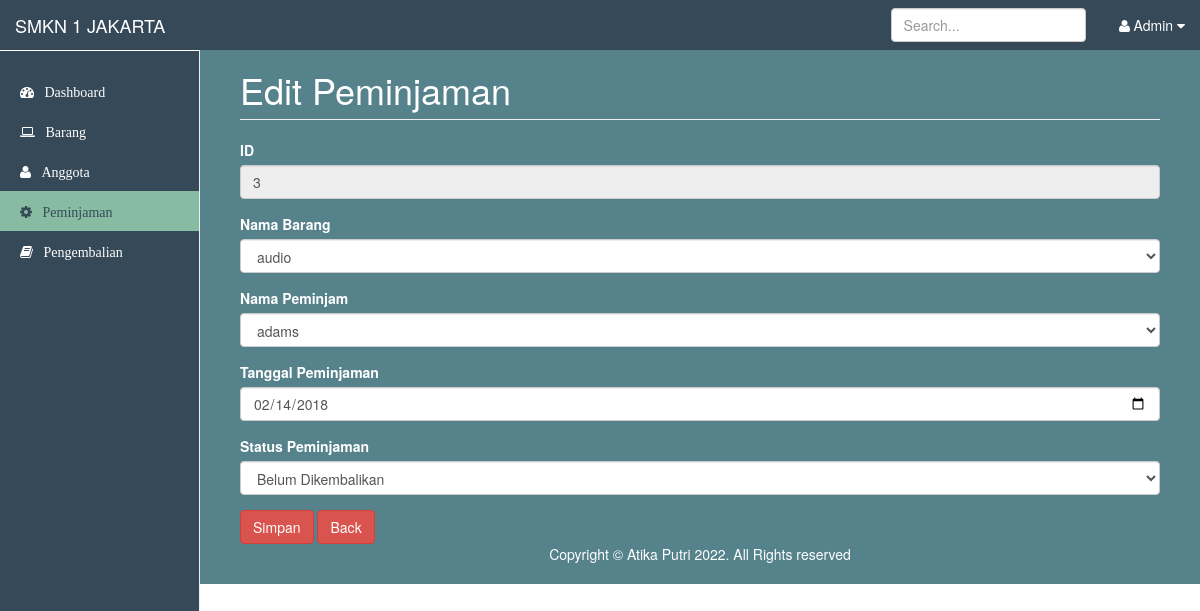
The page /editpeminjaman.php?id_peminjaman=3 (signed in) on the database its author committed.
### tables this page shows
CREATE TABLE `peminjaman` (
  `id_peminjaman` int(10) NOT NULL,
  `id_brg` int(11) NOT NULL,
  `id_anggota` int(11) NOT NULL,
  `tgl_pinjam` varchar(40) NOT NULL,
  `status` tinyint(1) NOT NULL DEFAULT '0'
);

CREATE TABLE `barang` (
  `id_brg` int(11) NOT NULL,
  `nama_brg` varchar(255) NOT NULL,
  `jenis_brg` varchar(255) NOT NULL,
  `stok_brg` varchar(255) NOT NULL,
  `foto` varchar(300) NOT NULL
);

### editpeminjaman.php (the view, shortened to what this page needs)
<?php
include "config/koneksi.php" ?>
<!DOCTYPE html>
<html lang="en">
  <head>
    <link href="bootstrap/dist/css/bootstrap.min.css" rel="stylesheet">
    <link href="bootstrap/dist/css/global.css" rel="stylesheet">
    <link href="bootstrap/font-awesome/css/font-awesome.min.css" rel="stylesheet" type="text/css">
  </head>
  <body>
  <nav class="navbar navbar-fixed-top px-5" style="background-color:#364958">
      <div class="container-fluid">
        <div class="navbar-header">
          <a class="navbar-brand" style="color:#ffffff"href="#">SMKN 1 JAKARTA</a>
        </div>
        <div id="navbar" class="navbar-collapse collapse">
          <ul class="nav navbar-nav navbar-right">
            <li class="dropdown">
              <a class="dropdown-toggle" data-toggle="dropdown" style="color:#ffffff">
                <i class="fa fa-user fa-fw" style="color:#ffffff"></i>Admin <i class="fa fa-caret-down"></i>
              </a>
          </li>
          </ul>
          <form class="navbar-form navbar-right">
            <input type="text" class="form-control" placeholder="Search...">
          </form>
        </div>
      </div>
    </nav>
    <div class="container-fluid">
      <div class="row">
      <div class="col-sm-3 col-md-2 sidebar" style="background-color: #364958">
          <ul class="nav nav-sidebar">
          <li class=""><a href="dashboard.php" style="color: #ffffff"><i class="fa fa-dashboard">&nbsp;&nbsp;&nbsp;Dashboard</i></a></li>
            <li><a href="barang.php" style="color: #ffffff"><i class="fa fa-laptop">&nbsp;&nbsp;&nbsp;Barang</i></a></li>
            <li><a href="peminjam.php " style="color: #ffffff"><i class="fa fa-user" >&nbsp;&nbsp;&nbsp;Anggota</i></a></li>
            <li><a href="peminjaman.php" style="background-color: #87bba2"><i class="fa fa-gear"style="color: #364958">&nbsp;&nbsp;&nbsp;Peminjaman</i></a></li>
            <li><a href="pengembalian.php" style="color: #ffffff"><i class="fa fa-book">&nbsp;&nbsp;&nbsp;Pengembalian</i></a></li>
          </ul>
        </div>
        <div class="main-biru col-sm-9 col-sm-offset-3 col-md-10 col-md-offset-2 main container py-5 justify-content-center" style="background-color: #55828b;
  color: #ffffff;">
          <h1 class="page-header">Edit Peminjaman</h1>
              <section class="row">
                <div class="col-md-12">
                <div class="box box-danger">
                <?php
                  $id = $_GET['id_peminjaman'];
                  $query = $mysqli->query("SELECT * FROM peminjaman INNER JOIN anggota ON peminjaman.id_anggota=anggota.id_anggota where id_peminjaman='$id'");
                  $qu = mysqli_fetch_array($query);
                    ?>
                  <form role="form" action="proseseditpeminjaman.php" method="post">
                  <div class = "box-body">
                  <div class ="form-group">
                    <label for="exampleInputEmail1">ID</label>
                    <input type="text" disable value="<?php echo $qu['id_peminjaman'] ?>" name="id" class="form-control" placeholder="" disabled>
                    </div>
                    <div class ="form-group">
                    <label for="exampleInputPassword1">Nama Barang</label>
                    <select class="form-control" name="id_barang">
                      <?php
                      $query = $mysqli->query('SELECT * FROM barang');
                        while($result = mysqli_fetch_array($query)) {
                      ?>
                        <option value="<?php echo $result['id_brg'] ?>" <?php echo $result['id_brg'] == $qu['id_brg'] ? 'selected'  : ' ' ?>> <?php echo $result['nama_brg']; ?> </option>
                      <?php } ?>
                    </select>
                    </div>
                   <div class ="form-group">
                    <label for="exampleInputPassword1">Nama Peminjam</label>
                    <select class="form-control" name="id_anggota">
                      <?php
                      $query = $mysqli->query('SELECT * FROM anggota');
                        while($result = mysqli_fetch_array($query)) {
                      ?>
                        <option value="<?php echo $result['id_anggota'] ?>" <?php echo $result['id_anggota'] == $qu['id_anggota'] ? 'selected'  : ' ' ?>> <?php echo $result['nama']; ?> </option>
                      <?php } ?>
                    </select>
                    </div>
                     <div class ="form-group">
                    <label for="exampleInputPassword1">Tanggal Peminjaman</label>
                   <input type="date" value="<?php echo date('Y-m-d', strtotime($qu['tgl_pinjam'])) ?>"  name="tgl_pinjam"
                    class="form-control datepicker" required>
                    </div>
                    <div class ="form-group">
                    <label for="exampleInputPassword1">Status Peminjaman</label>
                    <select name="status" class="form-control">
                      <option value="0" <?php echo $qu['status'] == 0 ? 'selected' : ' ' ?>>Belum Dikembalikan</option>
                    </select>
                    </div>
            <button type="submit" class="btn btn-danger">Simpan</button>
            <a href="peminjaman.php" class="btn btn-danger">Back</a>
            </div>
            </form>
          <footer>
    <div class="text-center">Copyright &copy; Atika Putri 2022. All Rights reserved</div>
  </footer>
            </section>
          </div>
        </div>
      </div>
    <?php require_once "templates/footer.php" ?>

### rows shown on the page
peminjaman: id "3", id_barang "audio", tgl_pinjam "02/14/2018", status "Belum Dikembalikan"

### other values the page prints
form field id_anggota "adams"
